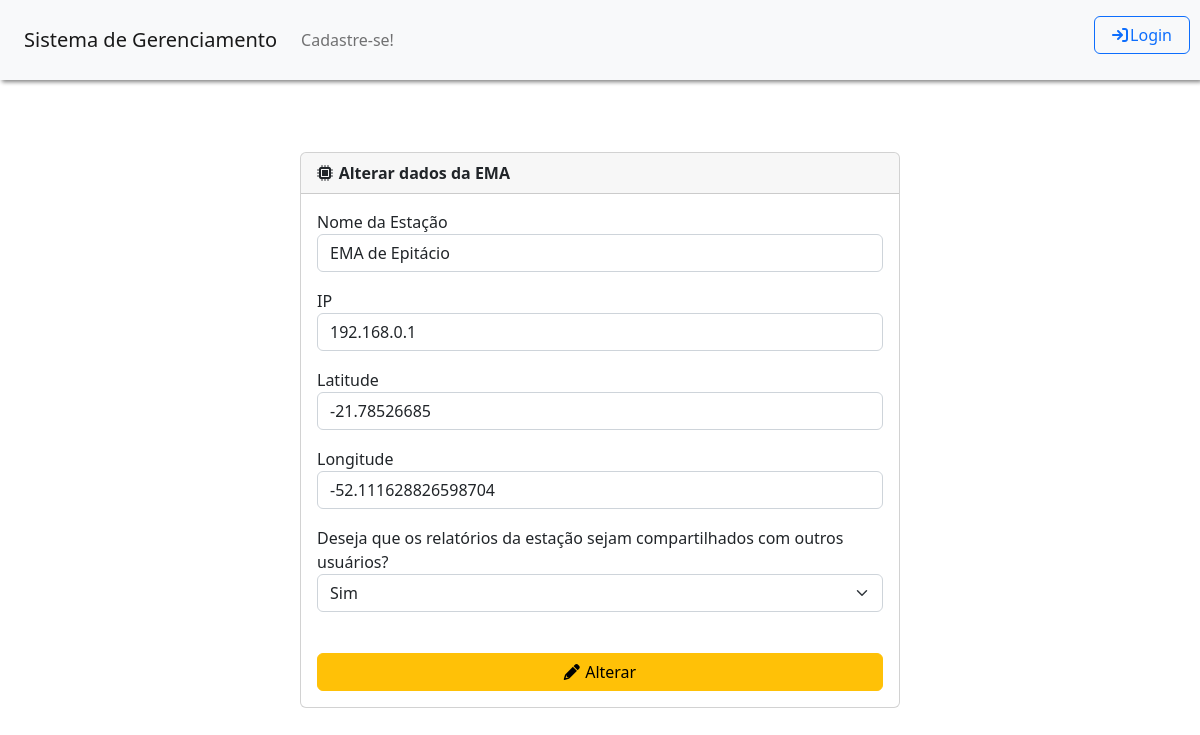
The app's page /Tela_Alterar_EMA.php?idema=1, older data.
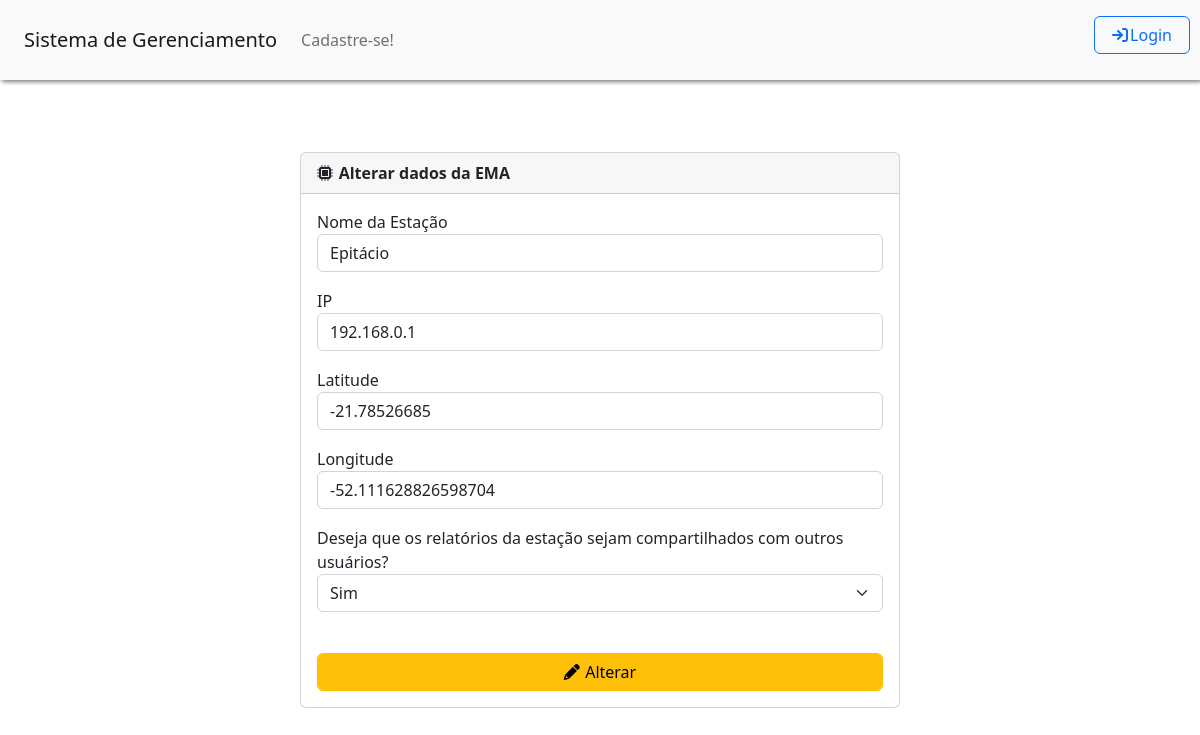
The same page, newer data.
### tables this page shows
CREATE TABLE IF NOT EXISTS emas (
  idema INT NOT NULL AUTO_INCREMENT,
  nome VARCHAR(45) NOT NULL,
  ip VARCHAR(45) NOT NULL,
  publica INT NOT NULL,
  latitude VARCHAR(45) NOT NULL,
  longitude VARCHAR(45) NOT NULL,
  usuarios_idusuario INT NOT NULL,
  ativa INT NOT NULL,
  topico_kafka VARCHAR (45) NOT NULL,
   
  status_ema VARCHAR (10) NULL,
  carga_bateria FLOAT NULL, 
  uptime VARCHAR(50) NULL,
  diagnosticos_nao_previstos JSON NULL,
  PRIMARY KEY (idema, usuarios_idusuario),
    FOREIGN KEY (usuarios_idusuario)
    REFERENCES usuarios (idusuario));

### controllers/controller_ema.php (called while the page is built, shortened)
<?php
function buscarEMAPorID($idema) {
    $conexao = conectarBanco();
    $idema = mysqli_real_escape_string($conexao, $idema);
    $query = "SELECT * FROM emas WHERE idema = '$idema'";
    $resultado = mysqli_query($conexao, $query);
    if ($resultado && mysqli_num_rows($resultado) > 0) {
        $ema = mysqli_fetch_assoc($resultado);
        return $ema;
    } else {
        return false;
    }
}
?>

### Tela_Alterar_EMA.php (the view, shortened to what this page needs)
<!DOCTYPE html>
<?php
require '../portalEMA/functions/geral.php';
require '../portalEMA/controllers/controller_ema.php';
?>
<html>
    <head>
        <link rel="stylesheet" type="text/css" href="./css/style.css">
        <link rel="stylesheet" href="https://cdnjs.cloudflare.com/ajax/libs/font-awesome/6.0.0-beta3/css/all.min.css">
        <link rel="stylesheet" type="text/css" href="https://cdn.jsdelivr.net/npm/bootstrap@5.2.3/dist/css/bootstrap.min.css">
        <link rel="stylesheet" href="https://unpkg.com/leaflet@1.7.1/dist/leaflet.css" />
    </head>
    <body>
        <?php
        $emaId = $_GET['idema'];
        $ema = buscarEMAPorId($emaId);
        echo '<div class="card col-6">';
        echo '<div class="card-header">';
        echo '<i style="padding-right: 1%;" class="fas fa-microchip"></i><b>Alterar dados da EMA</b>';
        echo '</div>';
        echo '<div class="card-body">';
        echo '<form method="POST" action="../portalEMA/controllers/controller_ema.php?idema='.$ema['idema'].'">';
        echo '<div class="form-row">';
        echo '<div class="form-group">';
        echo '<label>Nome da Estação</label>';
        echo '<input value="' . $ema['nome'] . '" name="nome" type="text" class="form-control" placeholder="Nome da Estação">';
        echo '<label>IP</label>';
        echo '<input value="' . $ema['ip'] . '" name="ip" type="text" class="form-control" placeholder="IP da Estação">         ';
        echo '<label>Latitude</label>';
        echo '<input value="' . $ema['latitude'] . '" name="latitude" type="text" class="form-control" placeholder="Latidude da posição da Estação">';
        echo '<label>Longitude</label>';
        echo '<input value="' . $ema['longitude'] . '" name="longitude" type="text" class="form-control" placeholder="Longitude da posição da Estação">';
        echo '<label>Deseja que os relatórios da estação sejam compartilhados com outros usuários?</label>';
        echo '<select name="publica" class="form-control form-select">';
        echo '<option value="1"' . ($ema['publica'] == 1 ? ' selected' : '') . '>Sim</option>';
        echo '</select>';
        echo '</div>';
        echo '<br>';
        echo '<button name="btn-alterar-ema" style="width: 100%" class="btn btn-warning btn-block" type="submit"><i style="padding-right: 1%;" class="fas fa-pencil"></i>Alterar</button>';
        echo '</div>';
        echo '</form>';
        echo '</div>';
        echo '</div>';
        ?>
    </body>
</html>

Row changes from the older to the newer data that the page shows:
changed emas "Sim": nome "EMA de Epitácio" → "Epitácio"
